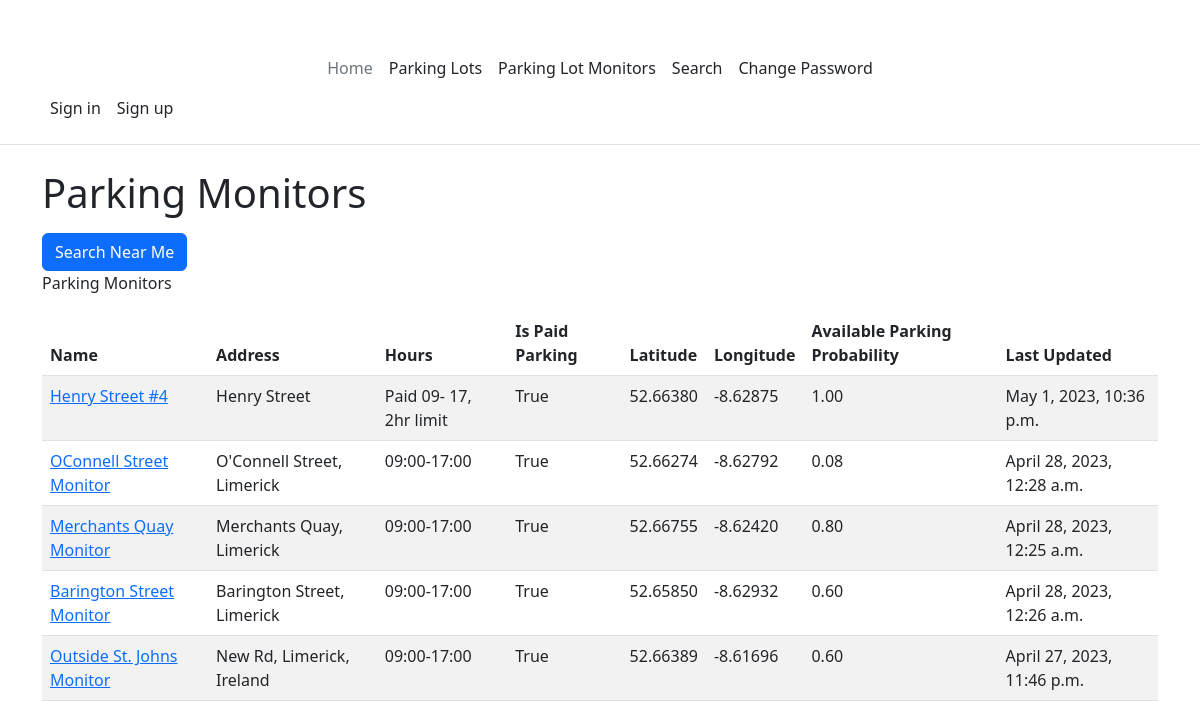
Page /parking-lot-monitors on the earlier database version.
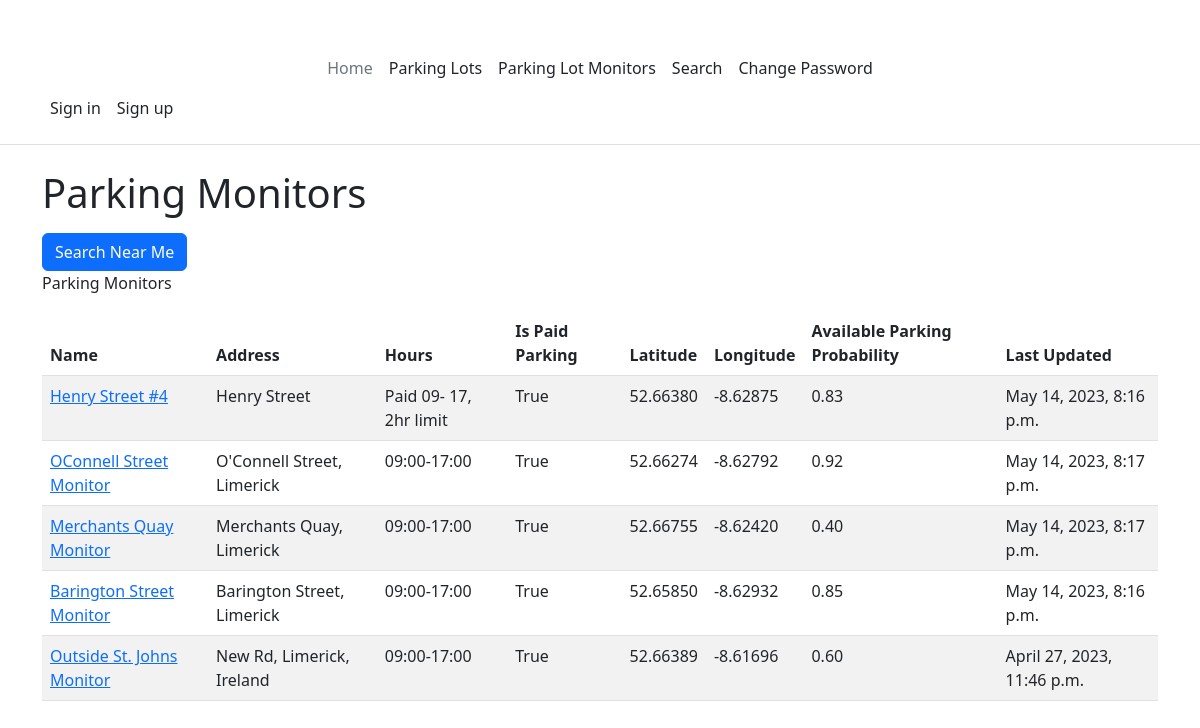
Same page on the later database version.
### PerfectParking/models.py (models this page shows, shortened)
class ParkingLotMonitor(models.Model):
    id = models.AutoField(primary_key=True)
    parkingLot = models.ForeignKey(ParkingLot, on_delete=models.CASCADE)
    name = models.CharField(max_length=100, unique=True)
    """The name of the parking lot monitor.
    This is the name that will be displayed to the user.
    Max length is 100 characters."""
    latitude = models.DecimalField(max_digits=17, decimal_places=15)
    """The latitude of the parking lot monitor"""
    longitude = models.DecimalField(max_digits=17, decimal_places=15)
    """The longitude of the parking lot monitor"""
    probabilityParkingAvailable = models.DecimalField(
        max_digits=5, decimal_places=2, default=0
    )
    """The probability that the parking lot is available."""
    free_parking_spaces = models.IntegerField(default=0)
    dateTimeLastUpdated = models.DateTimeField(auto_now=True)
    status = models.BooleanField(default=True)
    """status: True = online, False = offline"""
    image = models.ImageField(upload_to="images/parking-lot-monitor/", blank=True)

class ParkingLot(models.Model):
    id = models.AutoField(primary_key=True)
    name = models.CharField(max_length=100, unique=True)
    address = models.CharField(max_length=255)
    hours = models.CharField(max_length=255)
    isPaidParking = models.BooleanField(default=True)
    latitude = models.DecimalField(max_digits=17, decimal_places=15)
    longitude = models.DecimalField(max_digits=17, decimal_places=15)
    image = models.ImageField(upload_to="images/parking-lot/", blank=True)
    parking_spaces = models.IntegerField(default=1)

### PerfectParking/views.py (the view, shortened to what this page needs)
def parking_lot_monitors(request):
    parking_lot_monitors: list = ParkingLotMonitor.objects.all()
    return render(
        request,
        WebPages.PARKING_LOT_MONITORS,
        {"parking_lot_monitors": parking_lot_monitors},
    )

### PerfectParking/templates/website/parking-lot-monitors.html (shortened to what this page needs)
{% extends 'master.html' %}
{% load get_distance_from_lat_lang %}
{% load humanize %}
{% block main %}
<h1>Parking Monitors</h1>
<form method="post">
    <button type="submit" id="search-near-me-button" class="btn btn-primary">Search Near Me</button>
</form>
<p id="mydesc">Parking Monitors</p>
<table class="table table-striped" aria-describedby="mydesc">
    <thead>
        <tr>
            <th>Name</th>
            <th>Address</th>
            <th>Hours</th>
            <th>Is Paid Parking</th>
            <th>Latitude</th>
            <th>Longitude</th>
            <th>Available Parking Probability</th>
            <th>Last Updated</th>
        </tr>
    </thead>
    <tbody>
        {% for parking_monitor in parking_lot_monitors %}
        <tr>
            <td><a href="{% url 'parking-lot-monitor' parking_monitor.id %}">{{ parking_monitor.name }}</a></td>
            <td>{{ parking_monitor.parkingLot.address }}</td>
            <td>{{ parking_monitor.parkingLot.hours }}</td>
            <td>{{ parking_monitor.parkingLot.isPaidParking }}</td>
            <td>{{ parking_monitor.latitude|floatformat:5 }}</td>
            <td>{{ parking_monitor.longitude|floatformat:5 }}</td>
            <td>{{ parking_monitor.probabilityParkingAvailable|floatformat:2 }}</td>
            <td>{{ parking_monitor.dateTimeLastUpdated }}</td>
        {% endfor %}
    </tbody>
{% endblock %}

Differences in the rows shown:
changed ParkingLotMonitor "Henry Street #4": probabilityParkingAvailable "1.00" → "0.83"; dateTimeLastUpdated "May 1, 2023, 10:36 p.m." → "May 14, 2023, 8:16 p.m."
changed ParkingLotMonitor "OConnell Street Monitor": probabilityParkingAvailable "0.08" → "0.92"; dateTimeLastUpdated "April 28, 2023, 12:28 a.m." → "May 14, 2023, 8:17 p.m."
changed ParkingLotMonitor "Merchants Quay Monitor": probabilityParkingAvailable "0.80" → "0.40"; dateTimeLastUpdated "April 28, 2023, 12:25 a.m." → "May 14, 2023, 8:17 p.m."
changed ParkingLotMonitor "Barington Street Monitor": probabilityParkingAvailable "0.60" → "0.85"; dateTimeLastUpdated "April 28, 2023, 12:26 a.m." → "May 14, 2023, 8:16 p.m."
